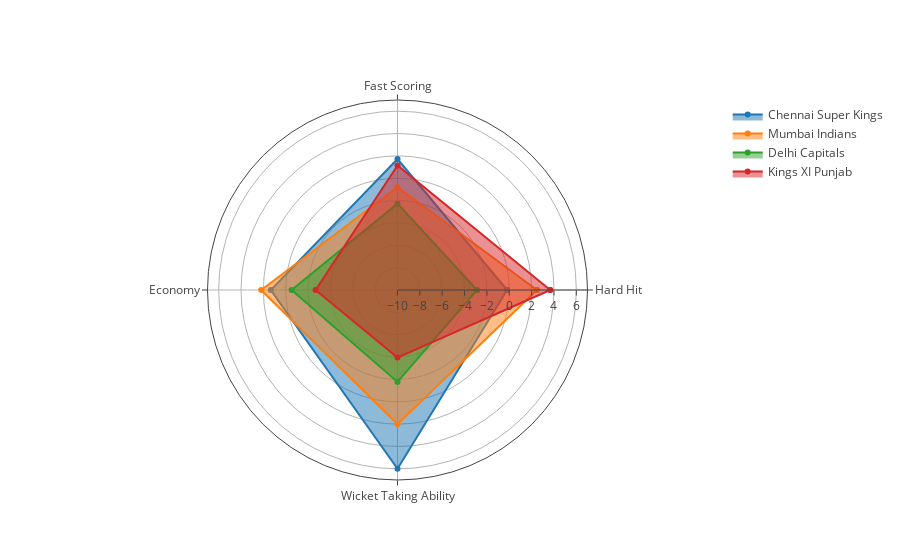

Write notebook code for a chart like this one.
### Code cell
# Generate and Format overlapped Plots
data = []

count = 0
for i in [4, 2, 5, 1]:
    r = o.iloc[i,:]
    t = go.Scatterpolar(
      r = [r['Hard Hit']*1000, r['Fast Scoring']*100, r['Economy']*-10, r['Wicket Taking Ability']*-5, r['Hard Hit']*1000],
      theta = ['Hard Hit','Fast Scoring','Economy', 'Wicket Taking Ability', 'Hard Hit'],
      fill = 'toself',
      name = r['team']
    )
    count = count+1
    data.append(t)


layout = go.Layout(

  polar = dict(
    radialaxis = dict(
      visible = True,
      range = [-10, 7]
    )
  ),
  showlegend = True
    
)

fig = go.Figure(data=data, layout=layout)
t = plotly.offline.iplot(fig, filename="multiple-subplots")

### Figure 1 — Plotly figure (JSON) as saved in the notebook; plotly's stock layout.template omitted (floating-point values rounded to 4 significant figures)
{"data": [{"fill": "toself", "name": "Chennai Super Kings", "r": [-0.1908, 1.712, 1.336, 5.995, -0.1908], "theta": ["Hard Hit", "Fast Scoring", "Economy", "Wicket Taking Ability", "Hard Hit"], "type": "scatterpolar", "uid": "21421c15-df0c-4358-8f04-065374b9cda5"}, {"fill": "toself", "name": "Mumbai Indians", "r": [2.475, -0.8052, 2.197, 2.005, 2.475], "theta": ["Hard Hit", "Fast Scoring", "Economy", "Wicket Taking Ability", "Hard Hit"], "type": "scatterpolar", "uid": "9cc66cbd-54bc-466f-a673-0d0fa51518ef"}, {"fill": "toself", "name": "Delhi Capitals", "r": [-2.886, -2.276, -0.5256, -1.773, -2.886], "theta": ["Hard Hit", "Fast Scoring", "Economy", "Wicket Taking Ability", "Hard Hit"], "type": "scatterpolar", "uid": "5bd7563d-14c8-442a-893d-432716d70ef2"}, {"fill": "toself", "name": "Kings XI Punjab", "r": [3.666, 1.134, -2.673, -3.954, 3.666], "theta": ["Hard Hit", "Fast Scoring", "Economy", "Wicket Taking Ability", "Hard Hit"], "type": "scatterpolar", "uid": "8f418ffc-8325-4806-a04d-6fd99a22aad8"}], "layout": {"polar": {"radialaxis": {"range": [-10, 7], "visible": true}}, "showlegend": true}}
